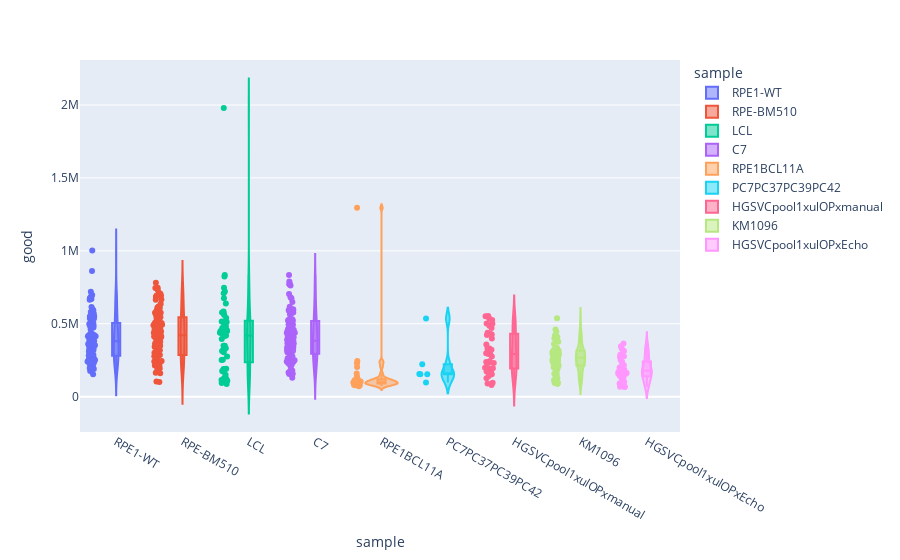

The cell this chart's notebook holds for it:
### Code cell
px.violin(final_df.loc[final_df["prediction"] == 1], x="sample", y="good",points="all", color="sample", hover_data=["cell"], box=True,)

### Figure 1 — Plotly figure (JSON) as saved in the notebook; plotly's stock layout.template omitted (floating-point values rounded to 4 significant figures)
{"data": [{"alignmentgroup": "True", "box": {"visible": true}, "customdata": [["RPE1WTPE20451"], ["RPE1WTPE20484"], ["RPE1WTPE20480"], ["RPE1WTPE20431"], ["RPE1WTPE20448"], ["RPE1WTPE20447"], ["RPE1WTPE20439"], ["RPE1WTPE20421"], ["RPE1WTPE20417"], ["RPE1WTPE20461"], ["RPE1WTPE20472"], ["RPE1WTPE20464"], ["RPE1WTPE20482"], ["RPE1WTPE20466"], ["RPE1WTPE20494"], ["RPE1WTPE20458"], ["RPE1WTPE20495"], ["RPE1WTPE20403"], ["RPE1WTPE20454"], ["RPE1WTPE20455"], ["RPE1WTPE20426"], ["RPE1WTPE20446"], ["RPE1WTPE20476"], ["RPE1WTPE20450"], ["RPE1WTPE20416"], ["RPE1WTPE20423"], ["RPE1WTPE20445"], ["RPE1WTPE20428"], ["RPE1WTPE20433"], ["RPE1WTPE20457"], ["RPE1WTPE20486"], ["RPE1WTPE20459"], ["RPE1WTPE20435"], ["RPE1WTPE20420"], ["RPE1WTPE20408"], ["RPE1WTPE20430"], ["RPE1WTPE20405"], ["RPE1WTPE20410"], ["RPE1WTPE20493"], ["RPE1WTPE20441"], ["RPE1WTPE20429"], ["RPE1WTPE20477"], ["RPE1WTPE20440"], ["RPE1WTPE20468"], ["RPE1WTPE20444"], ["RPE1WTPE20469"], ["RPE1WTPE20436"], ["RPE1WTPE20437"], ["RPE1WTPE20402"], ["RPE1WTPE20424"], ["RPE1WTPE20432"], ["RPE1WTPE20438"], ["RPE1WTPE20492"], ["RPE1WTPE20481"], ["RPE1WTPE20413"], ["RPE1WTPE20449"], ["RPE1WTPE20406"], ["RPE1WTPE20456"], ["RPE1WTPE20462"], ["RPE1WTPE20473"], ["RPE1WTPE20412"], ["RPE1WTPE20470"], ["RPE1WTPE20465"], ["RPE1WTPE20422"], ["RPE1WTPE20418"], ["RPE1WTPE20463"], ["RPE1WTPE20414"], ["RPE1WTPE20434"], ["RPE1WTPE20489"], ["RPE1WTPE20425"], ["RPE1WTPE20471"], ["RPE1WTPE20467"], ["RPE1WTPE20407"], ["RPE1WTPE20479"], ["RPE1WTPE20460"], ["RPE1WTPE20401"], ["RPE1WTPE20443"], ["RPE1WTPE20411"], ["RPE1WTPE20478"], ["RPE1WTPE20415"], ["RPE1WTPE20474"], ["RPE1WTPE20453"], ["RPE1WTPE20490"], ["RPE1WTPE20419"], ["RPE1WTPE20485"], ["RPE1WTPE20442"], ["RPE1WTPE20483"], ["RPE1WTPE20452"], ["RPE1WTPE20404"], ["RPE1WTPE20491"]], "hovertemplate": "sample=%{x}<br>good=%{y}<br>cell=%{customdata[0]}<extra></extra>", "legendgroup": "RPE1-WT", "marker": {"color": "#636efa"}, "name": "RPE1-WT", "offsetgroup": "RPE1-WT", "orientation": "v", "points": "all", "scalegroup": "True", "showlegend": true, "type": "violin", "x": ["RPE1-WT", "RPE1-WT", "RPE1-WT", "RPE1-WT", "RPE1-WT", "RPE1-WT", "RPE1-WT", "RPE1-WT", "RPE1-WT", "RPE1-WT", "RPE1-WT", "RPE1-WT", "RPE1-WT", "RPE1-WT", "RPE1-WT", "RPE1-WT", "RPE1-WT", "RPE1-WT", "RPE1-WT", "RPE1-WT", "RPE1-WT", "RPE1-WT", "RPE1-WT", "RPE1-WT", "RPE1-WT", "RPE1-WT", "RPE1-WT", "RPE1-WT", "RPE1-WT", "RPE1-WT", "RPE1-WT", "RPE1-WT", "RPE1-WT", "RPE1-WT", "RPE1-WT", "RPE1-WT", "RPE1-WT", "RPE1-WT", "RPE1-WT", "RPE1-WT", "RPE1-WT", "RPE1-WT", "RPE1-WT", "RPE1-WT", "RPE1-WT", "RPE1-WT", "RPE1-WT", "RPE1-WT", "RPE1-WT", "RPE1-WT", "RPE1-WT", "RPE1-WT", "RPE1-WT", "RPE1-WT", "RPE1-WT", "RPE1-WT", "RPE1-WT", "RPE1-WT", "RPE1-WT", "RPE1-WT", "RPE1-WT", "RPE1-WT", "RPE1-WT", "RPE1-WT", "RPE1-WT", "RPE1-WT", "RPE1-WT", "RPE1-WT", "RPE1-WT", "RPE1-WT", "RPE1-WT", "RPE1-WT", "RPE1-WT", "RPE1-WT", "RPE1-WT", "RPE1-WT", "RPE1-WT", "RPE1-WT", "RPE1-WT", "RPE1-WT", "RPE1-WT", "RPE1-WT", "RPE1-WT", "RPE1-WT", "RPE1-WT", "RPE1-WT", "RPE1-WT", "RPE1-WT", "RPE1-WT", "RPE1-WT"], "x0": " ", "xaxis": "x", "y": [175695, 592443, 680729, 431794, 718991, 348913, 378962, 269059, 535481, 357295, 569325, 394957, 227050, 535160, 458599, 382486, 284339, 428373, 228420, 413622, 474387, 189349, 334024, 227406, 672896, 406600, 195881, 420733, 336571, 345680, 339650, 253641, 350341, 600183, 210179, 684574, 480834, 862343, 268461, 205726, 351766, 153476, 664636, 298184, 255384, 355975, 415089, 394878, 502039, 613978, 1002706, 504654, 197528, 289574, 278280, 234089, 422393, 414816, 197319, 327269, 526256, 287663, 250949, 681916, 389339, 279843, 669837, 356577, 363097, 580208, 283399, 282253, 356288, 424445, 382155, 309789, 525385, 399297, 550465, 551094, 482200, 490407, 681957, 497693, 234803, 256460, 251336, 319992, 697464, 240409], "y0": " ", "yaxis": "y"}, {"alignmentgroup": "True", "box": {"visible": true}, "customdata": [["BM510x3PE20458"], ["BM510x3PE20444"], ["BM510x3PE20409"], ["BM510x3PE20423"], ["BM510x3PE20403"], ["BM510x3PE20484"], ["BM510x3PE20477"], ["BM510x3PE20478"], ["BM510x3PE20490"], ["BM510x3PE20432"], ["BM510x3PE20449"], ["BM510x3PE20427"], ["BM510x3PE20476"], ["BM510x3PE20491"], ["BM510x3PE20492"], ["BM510x3PE20434"], ["BM510x3PE20463"], ["BM510x3PE20433"], ["BM510x3PE20437"], ["BM510x3PE20417"], ["BM510x3PE20407"], ["BM510x3PE20431"], ["BM510x3PE20435"], ["BM510x3PE20470"], ["BM510x3PE20482"], ["BM510x3PE20406"], ["BM510x3PE20461"], ["BM510x3PE20415"], ["BM510x3PE20448"], ["BM510x3PE20488"], ["BM510x3PE20473"], ["BM510x3PE20462"], ["BM510x3PE20481"], ["BM510x3PE20456"], ["BM510x3PE20471"], ["BM510x3PE20438"], ["BM510x3PE20429"], ["BM510x3PE20469"], ["BM510x3PE20455"], ["BM510x3PE20489"], ["BM510x3PE20485"], ["BM510x3PE20454"], ["BM510x3PE20452"], ["BM510x3PE20411"], ["BM510x3PE20421"], ["BM510x3PE20486"], ["BM510x3PE20480"], ["BM510x3PE20453"], ["BM510x3PE20404"], ["BM510x3PE20493"], ["BM510x3PE20468"], ["BM510x3PE20495"], ["BM510x3PE20474"], ["BM510x3PE20460"], ["BM510x3PE20464"], ["BM510x3PE20446"], ["BM510x3PE20439"], ["BM510x3PE20479"], ["BM510x3PE20441"], ["BM510x3PE20426"], ["BM510x3PE20447"], ["BM510x3PE20410"], ["BM510x3PE20414"], ["BM510x3PE20483"], ["BM510x3PE20425"], ["BM510x3PE20401"], ["BM510x3PE20408"], ["BM510x3PE20416"], ["BM510x3PE20475"], ["BM510x3PE20440"], ["BM510x3PE20494"], ["BM510x3PE20457"], ["BM510x3PE20487"], ["BM510x3PE20496"], ["BM510x3PE20436"], ["BM510x3PE20424"], ["BM510x3PE20459"], ["BM510x3PE20413"], ["BM510x3PE20402"], ["BM510x3PE20418"], ["BM510x3PE20422"], ["BM510x3PE20419"]], "hovertemplate": "sample=%{x}<br>good=%{y}<br>cell=%{customdata[0]}<extra></extra>", "legendgroup": "RPE-BM510", "marker": {"color": "#EF553B"}, "name": "RPE-BM510", "offsetgroup": "RPE-BM510", "orientation": "v", "points": "all", "scalegroup": "True", "showlegend": true, "type": "violin", "x": ["RPE-BM510", "RPE-BM510", "RPE-BM510", "RPE-BM510", "RPE-BM510", "RPE-BM510", "RPE-BM510", "RPE-BM510", "RPE-BM510", "RPE-BM510", "RPE-BM510", "RPE-BM510", "RPE-BM510", "RPE-BM510", "RPE-BM510", "RPE-BM510", "RPE-BM510", "RPE-BM510", "RPE-BM510", "RPE-BM510", "RPE-BM510", "RPE-BM510", "RPE-BM510", "RPE-BM510", "RPE-BM510", "RPE-BM510", "RPE-BM510", "RPE-BM510", "RPE-BM510", "RPE-BM510", "RPE-BM510", "RPE-BM510", "RPE-BM510", "RPE-BM510", "RPE-BM510", "RPE-BM510", "RPE-BM510", "RPE-BM510", "RPE-BM510", "RPE-BM510", "RPE-BM510", "RPE-BM510", "RPE-BM510", "RPE-BM510", "RPE-BM510", "RPE-BM510", "RPE-BM510", "RPE-BM510", "RPE-BM510", "RPE-BM510", "RPE-BM510", "RPE-BM510", "RPE-BM510", "RPE-BM510", "RPE-BM510", "RPE-BM510", "RPE-BM510", "RPE-BM510", "RPE-BM510", "RPE-BM510", "RPE-BM510", "RPE-BM510", "RPE-BM510", "RPE-BM510", "RPE-BM510", "RPE-BM510", "RPE-BM510", "RPE-BM510", "RPE-BM510", "RPE-BM510", "RPE-BM510", "RPE-BM510", "RPE-BM510", "RPE-BM510", "RPE-BM510", "RPE-BM510", "RPE-BM510", "RPE-BM510", "RPE-BM510", "RPE-BM510", "RPE-BM510", "RPE-BM510"], "x0": " ", "xaxis": "x", "y": [711764, 349085, 705050, 364113, 415054, 268191, 436220, 446971, 100492, 533713, 207962, 211228, 730970, 747031, 666546, 300350, 607873, 342019, 575636, 241688, 323467, 780579, 694278, 280938, 187043, 557782, 396098, 684664, 692699, 444645, 317940, 536653, 494558, 528039, 407669, 318775, 618062, 461668, 455254, 193088, 385248, 500194, 635331, 504654, 226455, 465709, 571951, 376682, 159925, 296410, 610298, 412469, 193520, 281124, 103804, 164197, 399187, 471225, 488117, 277715, 665026, 241760, 493615, 243128, 284974, 402053, 544794, 466039, 575506, 488777, 244213, 213470, 408946, 589226, 744443, 438070, 508451, 214425, 285912, 317622, 427545, 337781], "y0": " ", "yaxis": "y"}, {"alignmentgroup": "True", "box": {"visible": true}, "customdata": [["GM20509Bx01PE20581"], ["GM20509Bx01PE20562"], ["GM20509Bx01PE20557"], ["GM20509Bx01PE20565"], ["GM20509Bx01PE20533"], ["GM20509Bx01PE20553"], ["GM20509Bx01PE20549"], ["GM20509Bx01PE20587"], ["GM20509Bx01PE20542"], ["GM20509Bx01PE20530"], ["GM20509Bx01PE20517"], ["GM20509Bx01PE20526"], ["GM20509Bx01PE20510"], ["GM20509Bx01PE20537"], ["GM20509Bx01PE20508"], ["GM20509Bx01PE20544"], ["GM20509Bx01PE20546"], ["GM20509Bx01PE20560"], ["GM20509Bx01PE20566"], ["GM20509Bx01PE20529"], ["GM20509Bx01PE20503"], ["GM20509Bx01PE20541"], ["GM20509Bx01PE20520"], ["GM20509Bx01PE20555"], ["GM20509Bx01PE20561"], ["GM20509Bx01PE20579"], ["GM20509Bx01PE20539"], ["GM20509Bx01PE20515"], ["GM20509Bx01PE20550"], ["GM20509Bx01PE20568"], ["GM20509Bx01PE20585"], ["GM20509Bx01PE20552"], ["GM20509Bx01PE20501"], ["GM20509Bx01PE20548"], ["GM20509Bx01PE20586"], ["GM20509Bx01PE20525"], ["GM20509Bx01PE20582"], ["GM20509Bx01PE20576"], ["GM20509Bx01PE20509"], ["GM20509Bx01PE20506"], ["GM20509Bx01PE20518"], ["GM20509Bx01PE20569"], ["GM20509Bx01PE20511"], ["GM20509Bx01PE20531"], ["GM20509Bx01PE20519"], ["GM20509Bx01PE20589"], ["GM20509Bx01PE20545"], ["GM20509Bx01PE20514"], ["GM20509Bx01PE20535"], ["GM20509Bx01PE20556"], ["GM20509Bx01PE20502"], ["GM20509Bx01PE20547"], ["GM20509Bx01PE20536"]], "hovertemplate": "sample=%{x}<br>good=%{y}<br>cell=%{customdata[0]}<extra></extra>", "legendgroup": "LCL", "marker": {"color": "#00cc96"}, "name": "LCL", "offsetgroup": "LCL", "orientation": "v", "points": "all", "scalegroup": "True", "showlegend": true, "type": "violin", "x": ["LCL", "LCL", "LCL", "LCL", "LCL", "LCL", "LCL", "LCL", "LCL", "LCL", "LCL", "LCL", "LCL", "LCL", "LCL", "LCL", "LCL", "LCL", "LCL", "LCL", "LCL", "LCL", "LCL", "LCL", "LCL", "LCL", "LCL", "LCL", "LCL", "LCL", "LCL", "LCL", "LCL", "LCL", "LCL", "LCL", "LCL", "LCL", "LCL", "LCL", "LCL", "LCL", "LCL", "LCL", "LCL", "LCL", "LCL", "LCL", "LCL", "LCL", "LCL", "LCL", "LCL"], "x0": " ", "xaxis": "x", "y": [326784, 720882, 450287, 414042, 450556, 94189, 497924, 824158, 427611, 303564, 639160, 539145, 120242, 275636, 332513, 746002, 251258, 572969, 709648, 190982, 415471, 349521, 113639, 189601, 150926, 252826, 466441, 1979346, 437227, 109233, 86927, 176059, 512252, 170283, 576323, 834200, 480420, 559628, 675559, 320363, 470494, 313602, 348730, 122956, 583402, 190330, 514619, 127313, 438464, 452959, 456209, 419701, 394974], "y0": " ", "yaxis": "y"}, {"alignmentgroup": "True", "box": {"visible": true}, "customdata": [["C7x02PE20351"], ["C7x02PE20301"], ["C7x02PE20359"], ["C7x02PE20375"], ["C7x02PE20332"], ["C7x02PE20348"], ["C7x02PE20358"], ["C7x02PE20356"], ["C7x02PE20324"], ["C7x02PE20311"], ["C7x02PE20367"], ["C7x02PE20347"], ["C7x02PE20390"], ["C7x02PE20338"], ["C7x02PE20328"], ["C7x02PE20344"], ["C7x02PE20319"], ["C7x02PE20355"], ["C7x02PE20326"], ["C7x02PE20382"], ["C7x02PE20391"], ["C7x02PE20377"], ["C7x02PE20369"], ["C7x02PE20361"], ["C7x02PE20310"], ["C7x02PE20321"], ["C7x02PE20334"], ["C7x02PE20376"], ["C7x02PE20383"], ["C7x02PE20363"], ["C7x02PE20362"], ["C7x02PE20340"], ["C7x02PE20370"], ["C7x02PE20392"], ["C7x02PE20374"], ["C7x02PE20320"], ["C7x02PE20341"], ["C7x02PE20323"], ["C7x02PE20302"], ["C7x02PE20386"], ["C7x02PE20304"], ["C7x02PE20365"], ["C7x02PE20368"], ["C7x02PE20331"], ["C7x02PE20353"], ["C7x02PE20371"], ["C7x02PE20345"], ["C7x02PE20372"], ["C7x02PE20307"], ["C7x02PE20325"], ["C7x02PE20337"], ["C7x02PE20366"], ["C7x02PE20349"], ["C7x02PE20393"], ["C7x02PE20333"], ["C7x02PE20336"], ["C7x02PE20364"], ["C7x02PE20360"], ["C7x02PE20309"], ["C7x02PE20339"], ["C7x02PE20327"], ["C7x02PE20384"], ["C7x02PE20379"], ["C7x02PE20343"], ["C7x02PE20346"], ["C7x02PE20303"], ["C7x02PE20350"], ["C7x02PE20354"], ["C7x02PE20387"], ["C7x02PE20313"], ["C7x02PE20388"], ["C7x02PE20306"], ["C7x02PE20335"], ["C7x02PE20396"], ["C7x02PE20330"], ["C7x02PE20378"], ["C7x02PE20317"], ["C7x02PE20322"], ["C7x02PE20342"], ["C7x02PE20352"], ["C7x02PE20308"], ["C7x02PE20380"], ["C7x02PE20316"], ["C7x02PE20373"], ["C7x02PE20318"]], "hovertemplate": "sample=%{x}<br>good=%{y}<br>cell=%{customdata[0]}<extra></extra>", "legendgroup": "C7", "marker": {"color": "#ab63fa"}, "name": "C7", "offsetgroup": "C7", "orientation": "v", "points": "all", "scalegroup": "True", "showlegend": true, "type": "violin", "x": ["C7", "C7", "C7", "C7", "C7", "C7", "C7", "C7", "C7", "C7", "C7", "C7", "C7", "C7", "C7", "C7", "C7", "C7", "C7", "C7", "C7", "C7", "C7", "C7", "C7", "C7", "C7", "C7", "C7", "C7", "C7", "C7", "C7", "C7", "C7", "C7", "C7", "C7", "C7", "C7", "C7", "C7", "C7", "C7", "C7", "C7", "C7", "C7", "C7", "C7", "C7", "C7", "C7", "C7", "C7", "C7", "C7", "C7", "C7", "C7", "C7", "C7", "C7", "C7", "C7", "C7", "C7", "C7", "C7", "C7", "C7", "C7", "C7", "C7", "C7", "C7", "C7", "C7", "C7", "C7", "C7", "C7", "C7", "C7", "C7"], "x0": " ", "xaxis": "x", "y": [440618, 342373, 205528, 304704, 531083, 704225, 426675, 433348, 674571, 356927, 165681, 354976, 300571, 522242, 241052, 304543, 406540, 312300, 249054, 222660, 263067, 521167, 415787, 299354, 365338, 389882, 218384, 245169, 238325, 435945, 129666, 592847, 466990, 154772, 422873, 774595, 594297, 682185, 175891, 410836, 464537, 157278, 382724, 420665, 179067, 530235, 230657, 495389, 346982, 464241, 356908, 382624, 569082, 263291, 309841, 617002, 564962, 275934, 576578, 362356, 458576, 228308, 590999, 771586, 338143, 320057, 493496, 363665, 271854, 239562, 323753, 761771, 648263, 270095, 383928, 484562, 318375, 834190, 449717, 437321, 788911, 517798, 406335, 598558, 320603], "y0": " ", "yaxis": "y"}, {"alignmentgroup": "True", "box": {"visible": true}, "customdata": [["RPE1BCL11Ax03PE20403"], ["RPE1BCL11Ax03PE20405"], ["RPE1BCL11Ax03PE20409"], ["RPE1BCL11Ax03PE20410"], ["RPE1BCL11Ax03PE20411"], ["RPE1BCL11Ax03PE20418"], ["RPE1BCL11Ax03PE20420"], ["RPE1BCL11Ax03PE20421"], ["RPE1BCL11Ax03PE20425"], ["RPE1BCL11Ax03PE20426"], ["RPE1BCL11Ax03PE20427"], ["RPE1BCL11Ax03PE20432"], ["RPE1BCL11Ax03PE20433"], ["RPE1BCL11Ax03PE20440"], ["RPE1BCL11Ax03PE20441"], ["RPE1BCL11Ax03PE20443"], ["RPE1BCL11Ax03PE20457"], ["RPE1BCL11Ax03PE20461"], ["RPE1BCL11Ax03PE20463"], ["RPE1BCL11Ax03PE20465"], ["RPE1BCL11Ax03PE20469"], ["RPE1BCL11Ax03PE20475"], ["RPE1BCL11Ax03PE20480"], ["RPE1BCL11Ax03PE20482"], ["RPE1BCL11Ax03PE20484"], ["RPE1BCL11Ax03PE20485"], ["RPE1BCL11Ax03PE20487"], ["RPE1BCL11Ax03PE20490"]], "hovertemplate": "sample=%{x}<br>good=%{y}<br>cell=%{customdata[0]}<extra></extra>", "legendgroup": "RPE1BCL11A", "marker": {"color": "#FFA15A"}, "name": "RPE1BCL11A", "offsetgroup": "RPE1BCL11A", "orientation": "v", "points": "all", "scalegroup": "True", "showlegend": true, "type": "violin", "x": ["RPE1BCL11A", "RPE1BCL11A", "RPE1BCL11A", "RPE1BCL11A", "RPE1BCL11A", "RPE1BCL11A", "RPE1BCL11A", "RPE1BCL11A", "RPE1BCL11A", "RPE1BCL11A", "RPE1BCL11A", "RPE1BCL11A", "RPE1BCL11A", "RPE1BCL11A", "RPE1BCL11A", "RPE1BCL11A", "RPE1BCL11A", "RPE1BCL11A", "RPE1BCL11A", "RPE1BCL11A", "RPE1BCL11A", "RPE1BCL11A", "RPE1BCL11A", "RPE1BCL11A", "RPE1BCL11A", "RPE1BCL11A", "RPE1BCL11A", "RPE1BCL11A"], "x0": " ", "xaxis": "x", "y": [116404, 96322, 204006, 112804, 94997, 95628, 243916, 115908, 229708, 83047, 103077, 97006, 100514, 1294918, 70623, 81926, 116947, 88612, 91814, 78449, 87286, 91767, 111396, 120341, 137589, 78226, 92765, 159335], "y0": " ", "yaxis": "y"}, {"alignmentgroup": "True", "box": {"visible": true}, "customdata": [["PC7PC37PC39PC42x01PE20326"], ["PC7PC37PC39PC42x01PE20343"], ["PC7PC37PC39PC42x01PE20348"], ["PC7PC37PC39PC42x01PE20374"], ["PC7PC37PC39PC42x01PE20393"], ["PC7PC37PC39PC42x01PE20395"]], "hovertemplate": "sample=%{x}<br>good=%{y}<br>cell=%{customdata[0]}<extra></extra>", "legendgroup": "PC7PC37PC39PC42", "marker": {"color": "#19d3f3"}, "name": "PC7PC37PC39PC42", "offsetgroup": "PC7PC37PC39PC42", "orientation": "v", "points": "all", "scalegroup": "True", "showlegend": true, "type": "violin", "x": ["PC7PC37PC39PC42", "PC7PC37PC39PC42", "PC7PC37PC39PC42", "PC7PC37PC39PC42", "PC7PC37PC39PC42", "PC7PC37PC39PC42"], "x0": " ", "xaxis": "x", "y": [154798, 153674, 97632, 153570, 535760, 221475], "y0": " ", "yaxis": "y"}, {"alignmentgroup": "True", "box": {"visible": true}, "customdata": [["HGSVCpool1xulOPxmanualPE20403"], ["HGSVCpool1xulOPxmanualPE20406"], ["HGSVCpool1xulOPxmanualPE20407"], ["HGSVCpool1xulOPxmanualPE20408"], ["HGSVCpool1xulOPxmanualPE20409"], ["HGSVCpool1xulOPxmanualPE20410"], ["HGSVCpool1xulOPxmanualPE20411"], ["HGSVCpool1xulOPxmanualPE20414"], ["HGSVCpool1xulOPxmanualPE20417"], ["HGSVCpool1xulOPxmanualPE20420"], ["HGSVCpool1xulOPxmanualPE20421"], ["HGSVCpool1xulOPxmanualPE20422"], ["HGSVCpool1xulOPxmanualPE20423"], ["HGSVCpool1xulOPxmanualPE20424"], ["HGSVCpool1xulOPxmanualPE20425"], ["HGSVCpool1xulOPxmanualPE20429"], ["HGSVCpool1xulOPxmanualPE20433"], ["HGSVCpool1xulOPxmanualPE20435"], ["HGSVCpool1xulOPxmanualPE20436"], ["HGSVCpool1xulOPxmanualPE20439"], ["HGSVCpool1xulOPxmanualPE20440"], ["HGSVCpool1xulOPxmanualPE20441"], ["HGSVCpool1xulOPxmanualPE20442"], ["HGSVCpool1xulOPxmanualPE20449"], ["HGSVCpool1xulOPxmanualPE20454"], ["HGSVCpool1xulOPxmanualPE20456"], ["HGSVCpool1xulOPxmanualPE20462"], ["HGSVCpool1xulOPxmanualPE20463"], ["HGSVCpool1xulOPxmanualPE20464"], ["HGSVCpool1xulOPxmanualPE20466"], ["HGSVCpool1xulOPxmanualPE20467"], ["HGSVCpool1xulOPxmanualPE20468"], ["HGSVCpool1xulOPxmanualPE20470"], ["HGSVCpool1xulOPxmanualPE20472"], ["HGSVCpool1xulOPxmanualPE20475"], ["HGSVCpool1xulOPxmanualPE20477"], ["HGSVCpool1xulOPxmanualPE20478"], ["HGSVCpool1xulOPxmanualPE20479"], ["HGSVCpool1xulOPxmanualPE20483"], ["HGSVCpool1xulOPxmanualPE20484"], ["HGSVCpool1xulOPxmanualPE20485"], ["HGSVCpool1xulOPxmanualPE20488"], ["HGSVCpool1xulOPxmanualPE20489"], ["HGSVCpool1xulOPxmanualPE20492"], ["HGSVCpool1xulOPxmanualPE20493"]], "hovertemplate": "sample=%{x}<br>good=%{y}<br>cell=%{customdata[0]}<extra></extra>", "legendgroup": "HGSVCpool1xulOPxmanual", "marker": {"color": "#FF6692"}, "name": "HGSVCpool1xulOPxmanual", "offsetgroup": "HGSVCpool1xulOPxmanual", "orientation": "v", "points": "all", "scalegroup": "True", "showlegend": true, "type": "violin", "x": ["HGSVCpool1xulOPxmanual", "HGSVCpool1xulOPxmanual", "HGSVCpool1xulOPxmanual", "HGSVCpool1xulOPxmanual", "HGSVCpool1xulOPxmanual", "HGSVCpool1xulOPxmanual", "HGSVCpool1xulOPxmanual", "HGSVCpool1xulOPxmanual", "HGSVCpool1xulOPxmanual", "HGSVCpool1xulOPxmanual", "HGSVCpool1xulOPxmanual", "HGSVCpool1xulOPxmanual", "HGSVCpool1xulOPxmanual", "HGSVCpool1xulOPxmanual", "HGSVCpool1xulOPxmanual", "HGSVCpool1xulOPxmanual", "HGSVCpool1xulOPxmanual", "HGSVCpool1xulOPxmanual", "HGSVCpool1xulOPxmanual", "HGSVCpool1xulOPxmanual", "HGSVCpool1xulOPxmanual", "HGSVCpool1xulOPxmanual", "HGSVCpool1xulOPxmanual", "HGSVCpool1xulOPxmanual", "HGSVCpool1xulOPxmanual", "HGSVCpool1xulOPxmanual", "HGSVCpool1xulOPxmanual", "HGSVCpool1xulOPxmanual", "HGSVCpool1xulOPxmanual", "HGSVCpool1xulOPxmanual", "HGSVCpool1xulOPxmanual", "HGSVCpool1xulOPxmanual", "HGSVCpool1xulOPxmanual", "HGSVCpool1xulOPxmanual", "HGSVCpool1xulOPxmanual", "HGSVCpool1xulOPxmanual", "HGSVCpool1xulOPxmanual", "HGSVCpool1xulOPxmanual", "HGSVCpool1xulOPxmanual", "HGSVCpool1xulOPxmanual", "HGSVCpool1xulOPxmanual", "HGSVCpool1xulOPxmanual", "HGSVCpool1xulOPxmanual", "HGSVCpool1xulOPxmanual", "HGSVCpool1xulOPxmanual"], "x0": " ", "xaxis": "x", "y": [398425, 194229, 330414, 296693, 438472, 307677, 160733, 191976, 193323, 525548, 321648, 167487, 550591, 553487, 231476, 422020, 141806, 330533, 358194, 291204, 166860, 172239, 90800, 313087, 79093, 198604, 95527, 232404, 230699, 499076, 239394, 153412, 293044, 425302, 276007, 237494, 126027, 431737, 471042, 243355, 533571, 502377, 430281, 547656, 486889], "y0": " ", "yaxis": "y"}, {"alignmentgroup": "True", "box": {"visible": true}, "customdata": [["KM1096PE20305"], ["KM1096PE20307"], ["KM1096PE20308"], ["KM1096PE20309"], ["KM1096PE20310"], ["KM1096PE20311"], ["KM1096PE20312"], ["KM1096PE20313"], ["KM1096PE20314"], ["KM1096PE20315"], ["KM1096PE20318"], ["KM1096PE20319"], ["KM1096PE20320"], ["KM1096PE20321"], ["KM1096PE20322"], ["KM1096PE20324"], ["KM1096PE20326"], ["KM1096PE20327"], ["KM1096PE20328"], ["KM1096PE20329"], ["KM1096PE20330"], ["KM1096PE20331"], ["KM1096PE20332"], ["KM1096PE20333"], ["KM1096PE20334"], ["KM1096PE20336"], ["KM1096PE20338"], ["KM1096PE20339"], ["KM1096PE20344"], ["KM1096PE20345"], ["KM1096PE20349"], ["KM1096PE20350"], ["KM1096PE20353"], ["KM1096PE20354"], ["KM1096PE20355"], ["KM1096PE20356"], ["KM1096PE20357"], ["KM1096PE20360"], ["KM1096PE20361"], ["KM1096PE20362"], ["KM1096PE20363"], ["KM1096PE20364"], ["KM1096PE20366"], ["KM1096PE20367"], ["KM1096PE20368"], ["KM1096PE20370"], ["KM1096PE20371"], ["KM1096PE20373"], ["KM1096PE20375"], ["KM1096PE20378"], ["KM1096PE20379"], ["KM1096PE20380"], ["KM1096PE20381"], ["KM1096PE20382"], ["KM1096PE20383"], ["KM1096PE20384"], ["KM1096PE20385"], ["KM1096PE20390"], ["KM1096PE20391"], ["KM1096PE20393"], ["KM1096PE20394"], ["KM1096PE20395"]], "hovertemplate": "sample=%{x}<br>good=%{y}<br>cell=%{customdata[0]}<extra></extra>", "legendgroup": "KM1096", "marker": {"color": "#B6E880"}, "name": "KM1096", "offsetgroup": "KM1096", "orientation": "v", "points": "all", "scalegroup": "True", "showlegend": true, "type": "violin", "x": ["KM1096", "KM1096", "KM1096", "KM1096", "KM1096", "KM1096", "KM1096", "KM1096", "KM1096", "KM1096", "KM1096", "KM1096", "KM1096", "KM1096", "KM1096", "KM1096", "KM1096", "KM1096", "KM1096", "KM1096", "KM1096", "KM1096", "KM1096", "KM1096", "KM1096", "KM1096", "KM1096", "KM1096", "KM1096", "KM1096", "KM1096", "KM1096", "KM1096", "KM1096", "KM1096", "KM1096", "KM1096", "KM1096", "KM1096", "KM1096", "KM1096", "KM1096", "KM1096", "KM1096", "KM1096", "KM1096", "KM1096", "KM1096", "KM1096", "KM1096", "KM1096", "KM1096", "KM1096", "KM1096", "KM1096", "KM1096", "KM1096", "KM1096", "KM1096", "KM1096", "KM1096", "KM1096"], "x0": " ", "xaxis": "x", "y": [272073, 376161, 361599, 327949, 323280, 293426, 246388, 255110, 319140, 291156, 303223, 287430, 307557, 218165, 306353, 227062, 213668, 235817, 148175, 385754, 300911, 227924, 112685, 126153, 326878, 207199, 315482, 288646, 147320, 191253, 274595, 93402, 288624, 268816, 156645, 246112, 126745, 420203, 315342, 234903, 245364, 419194, 234205, 253133, 333444, 401186, 247594, 172813, 265322, 286787, 246891, 461174, 87477, 200938, 538203, 147534, 192276, 279607, 94941, 409190, 444549, 239078], "y0": " ", "yaxis": "y"}, {"alignmentgroup": "True", "box": {"visible": true}, "customdata": [["HGSVCpool1xulOPxEchoPE20503"], ["HGSVCpool1xulOPxEchoPE20505"], ["HGSVCpool1xulOPxEchoPE20506"], ["HGSVCpool1xulOPxEchoPE20509"], ["HGSVCpool1xulOPxEchoPE20510"], ["HGSVCpool1xulOPxEchoPE20511"], ["HGSVCpool1xulOPxEchoPE20512"], ["HGSVCpool1xulOPxEchoPE20513"], ["HGSVCpool1xulOPxEchoPE20518"], ["HGSVCpool1xulOPxEchoPE20519"], ["HGSVCpool1xulOPxEchoPE20520"], ["HGSVCpool1xulOPxEchoPE20521"], ["HGSVCpool1xulOPxEchoPE20522"], ["HGSVCpool1xulOPxEchoPE20525"], ["HGSVCpool1xulOPxEchoPE20526"], ["HGSVCpool1xulOPxEchoPE20527"], ["HGSVCpool1xulOPxEchoPE20529"], ["HGSVCpool1xulOPxEchoPE20533"], ["HGSVCpool1xulOPxEchoPE20534"], ["HGSVCpool1xulOPxEchoPE20535"], ["HGSVCpool1xulOPxEchoPE20536"], ["HGSVCpool1xulOPxEchoPE20538"], ["HGSVCpool1xulOPxEchoPE20541"], ["HGSVCpool1xulOPxEchoPE20542"], ["HGSVCpool1xulOPxEchoPE20543"], ["HGSVCpool1xulOPxEchoPE20550"], ["HGSVCpool1xulOPxEchoPE20551"], ["HGSVCpool1xulOPxEchoPE20552"], ["HGSVCpool1xulOPxEchoPE20557"], ["HGSVCpool1xulOPxEchoPE20558"], ["HGSVCpool1xulOPxEchoPE20559"], ["HGSVCpool1xulOPxEchoPE20565"], ["HGSVCpool1xulOPxEchoPE20573"], ["HGSVCpool1xulOPxEchoPE20574"], ["HGSVCpool1xulOPxEchoPE20581"], ["HGSVCpool1xulOPxEchoPE20582"], ["HGSVCpool1xulOPxEchoPE20591"]], "hovertemplate": "sample=%{x}<br>good=%{y}<br>cell=%{customdata[0]}<extra></extra>", "legendgroup": "HGSVCpool1xulOPxEcho", "marker": {"color": "#FF97FF"}, "name": "HGSVCpool1xulOPxEcho", "offsetgroup": "HGSVCpool1xulOPxEcho", "orientation": "v", "points": "all", "scalegroup": "True", "showlegend": true, "type": "violin", "x": ["HGSVCpool1xulOPxEcho", "HGSVCpool1xulOPxEcho", "HGSVCpool1xulOPxEcho", "HGSVCpool1xulOPxEcho", "HGSVCpool1xulOPxEcho", "HGSVCpool1xulOPxEcho", "HGSVCpool1xulOPxEcho", "HGSVCpool1xulOPxEcho", "HGSVCpool1xulOPxEcho", "HGSVCpool1xulOPxEcho", "HGSVCpool1xulOPxEcho", "HGSVCpool1xulOPxEcho", "HGSVCpool1xulOPxEcho", "HGSVCpool1xulOPxEcho", "HGSVCpool1xulOPxEcho", "HGSVCpool1xulOPxEcho", "HGSVCpool1xulOPxEcho", "HGSVCpool1xulOPxEcho", "HGSVCpool1xulOPxEcho", "HGSVCpool1xulOPxEcho", "HGSVCpool1xulOPxEcho", "HGSVCpool1xulOPxEcho", "HGSVCpool1xulOPxEcho", "HGSVCpool1xulOPxEcho", "HGSVCpool1xulOPxEcho", "HGSVCpool1xulOPxEcho", "HGSVCpool1xulOPxEcho", "HGSVCpool1xulOPxEcho", "HGSVCpool1xulOPxEcho", "HGSVCpool1xulOPxEcho", "HGSVCpool1xulOPxEcho", "HGSVCpool1xulOPxEcho", "HGSVCpool1xulOPxEcho", "HGSVCpool1xulOPxEcho", "HGSVCpool1xulOPxEcho", "HGSVCpool1xulOPxEcho", "HGSVCpool1xulOPxEcho"], "x0": " ", "xaxis": "x", "y": [330299, 143955, 365231, 286694, 277035, 215033, 155787, 344913, 312492, 190128, 149496, 105276, 94553, 169765, 212562, 178363, 181793, 197788, 203134, 185043, 237303, 66834, 67685, 251716, 100236, 316525, 89743, 271024, 128144, 144475, 166333, 159508, 161349, 129634, 157333, 195126, 68552], "y0": " ", "yaxis": "y"}], "layout": {"legend": {"title": {"text": "sample"}, "tracegroupgap": 0}, "margin": {"t": 60}, "violinmode": "overlay", "xaxis": {"anchor": "y", "categoryarray": ["RPE1-WT", "RPE-BM510", "LCL", "C7", "RPE1BCL11A", "PC7PC37PC39PC42", "HGSVCpool1xulOPxmanual", "KM1096", "HGSVCpool1xulOPxEcho"], "categoryorder": "array", "domain": [0, 1], "title": {"text": "sample"}}, "yaxis": {"anchor": "x", "domain": [0, 1], "title": {"text": "good"}}}}
